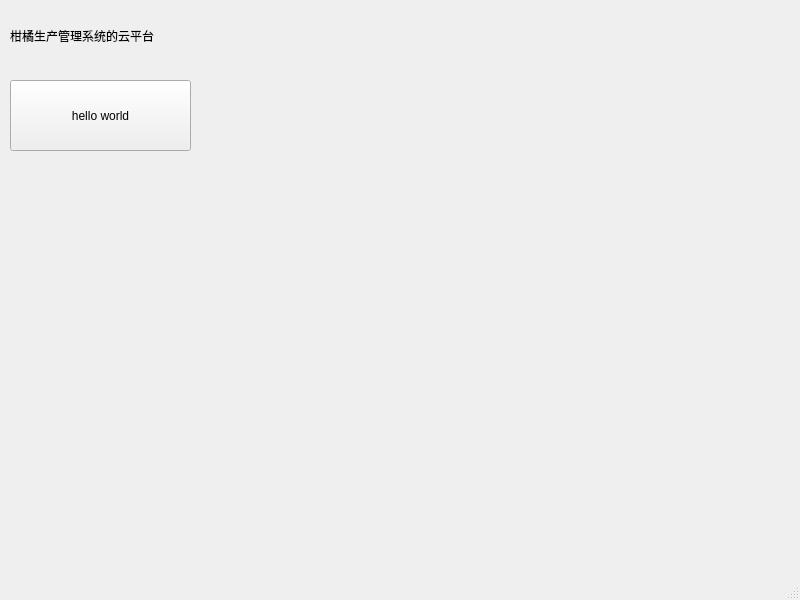
<?xml version="1.0" encoding="UTF-8"?>
<ui version="4.0">
 <class>MainWindow</class>
 <widget class="QMainWindow" name="MainWindow">
  <property name="geometry">
   <rect>
    <x>0</x>
    <y>0</y>
    <width>800</width>
    <height>600</height>
   </rect>
  </property>
  <property name="windowTitle">
   <string>MainWindow</string>
  </property>
  <widget class="QWidget" name="centralwidget">
   <widget class="QPushButton" name="pushButton">
    <property name="geometry">
     <rect>
      <x>10</x>
      <y>80</y>
      <width>181</width>
      <height>71</height>
     </rect>
    </property>
    <property name="text">
     <string>hello world</string>
    </property>
   </widget>
   <widget class="QLabel" name="label">
    <property name="geometry">
     <rect>
      <x>10</x>
      <y>10</y>
      <width>291</width>
      <height>51</height>
     </rect>
    </property>
    <property name="styleSheet">
     <string notr="true"/>
    </property>
    <property name="text">
     <string>柑橘生产管理系统的云平台</string>
    </property>
   </widget>
  </widget>
  <widget class="QMenuBar" name="menubar">
   <property name="geometry">
    <rect>
     <x>0</x>
     <y>0</y>
     <width>800</width>
     <height>23</height>
    </rect>
   </property>
  </widget>
  <widget class="QStatusBar" name="statusbar"/>
 </widget>
 <resources/>
 <connections/>
</ui>
